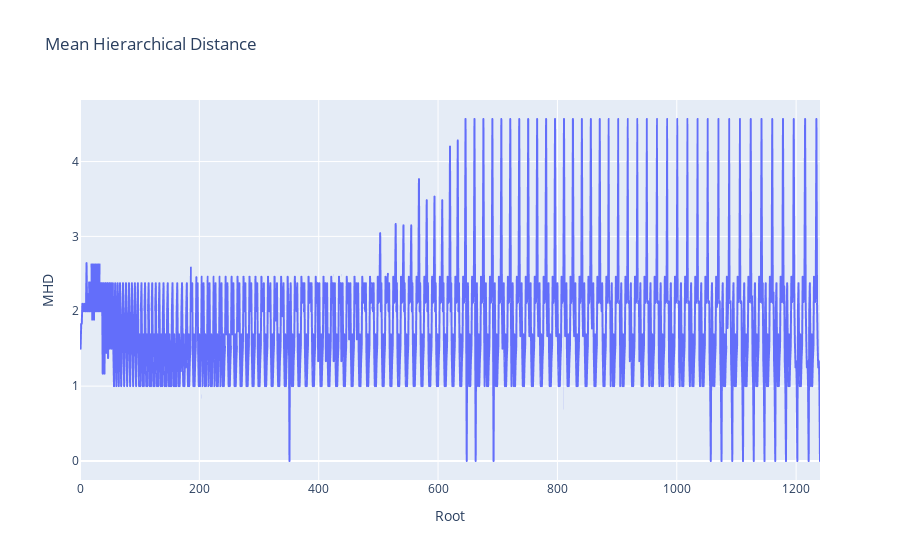

Notebook code cell kept with this figure:
### Code cell
hv_mhd = {}
total_list_mhd = []
for h in range(len(list_hv)):
    dg = lal_numbers.graphs.from_head_vector_to_directed_graph(list_hv[h])
    ccs = lal_numbers.properties.compute_connected_components(dg)
    list_mhd = []
    for i in range(0, ccs.size()):
        if ccs[i].get_num_nodes() > 1: # error if only one node in the sentence
            rt = lal_numbers.graphs.rooted_tree(ccs[i])
            mhd = lal_numbers.properties.mean_hierarchical_distance(rt)
            list_mhd.append(mhd)
            total_list_mhd.append(mhd)
        else:
            mhd = 0
            list_mhd.append(mhd)
            total_list_mhd.append(mhd)
    hv_mhd[h] = list_mhd

import plotly.express as px

fig = px.line(y=total_list_mhd, title='Mean Hierarchical Distance', labels={'y': 'MHD', 'x': 'Root'})

fig.show()

### Figure 1 — Plotly figure (JSON) as saved in the notebook; plotly's stock layout.template omitted (floating-point values rounded to 4 significant figures; data arrays with more than 128 entries replaced by an {"elided": "..."} marker saying what was removed)
{"data": [{"hovertemplate": "Root=%{x}<br>MHD=%{y}<extra></extra>", "legendgroup": "", "line": {"color": "#636efa", "dash": "solid"}, "marker": {"symbol": "circle"}, "mode": "lines", "name": "", "showlegend": false, "type": "scattergl", "x": {"elided": "1241 int values"}, "xaxis": "x", "y": {"elided": "1241 float values"}, "yaxis": "y"}], "layout": {"legend": {"tracegroupgap": 0}, "title": {"text": "Mean Hierarchical Distance"}, "xaxis": {"anchor": "y", "domain": [0, 1], "title": {"text": "Root"}}, "yaxis": {"anchor": "x", "domain": [0, 1], "title": {"text": "MHD"}}}}
